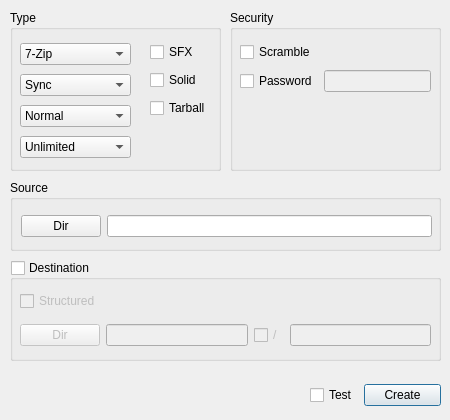
    <widget class="QWidget" name="tabCreate" >
     <attribute name="title" >
      <string>Create</string>
     </attribute>
     <attribute name="icon" >
      <iconset resource="Main.qrc" >:/actions/Images/actions/ark_addfile.png</iconset>
     </attribute>
     <widget class="QGroupBox" name="gbType" >
      <property name="geometry" >
       <rect>
        <x>10</x>
        <y>10</y>
        <width>211</width>
        <height>161</height>
       </rect>
      </property>
      <property name="title" >
       <string>Type</string>
      </property>
      <widget class="QWidget" name="widget_11" >
       <property name="geometry" >
        <rect>
         <x>10</x>
         <y>30</y>
         <width>111</width>
         <height>124</height>
        </rect>
       </property>
       <layout class="QGridLayout" >
        <property name="margin" >
         <number>0</number>
        </property>
        <property name="spacing" >
         <number>6</number>
        </property>
        <item row="0" column="0" >
         <widget class="QComboBox" name="cbAlgorithm" >
          <property name="enabled" >
           <bool>true</bool>
          </property>
          <property name="toolTip" >
           <string>&lt;html>&lt;head>&lt;meta name="qrichtext" content="1" />&lt;/head>&lt;body style=" white-space: pre-wrap; font-family:Sans Serif; font-size:9pt; font-weight:400; font-style:normal; text-decoration:none;">&lt;p style=" margin-top:0px; margin-bottom:0px; margin-left:0px; margin-right:0px; -qt-block-indent:0; text-indent:0px;">Archive format&lt;/p>&lt;/body>&lt;/html></string>
          </property>
          <property name="layoutDirection" >
           <enum>Qt::LeftToRight</enum>
          </property>
          <property name="autoFillBackground" >
           <bool>false</bool>
          </property>
          <property name="currentIndex" >
           <number>0</number>
          </property>
          <property name="maxCount" >
           <number>2147483647</number>
          </property>
          <item>
           <property name="text" >
            <string>7-Zip</string>
           </property>
           <property name="icon" >
            <iconset resource="Main.qrc" >:/mimetypes/Images/mimetypes/7-Zip.png</iconset>
           </property>
          </item>
          <item>
           <property name="text" >
            <string>BZip2</string>
           </property>
           <property name="icon" >
            <iconset resource="Main.qrc" >:/mimetypes/Images/mimetypes/BZip2.png</iconset>
           </property>
          </item>
          <item>
           <property name="text" >
            <string>Zip</string>
           </property>
           <property name="icon" >
            <iconset resource="Main.qrc" >:/mimetypes/Images/mimetypes/Zip.png</iconset>
           </property>
          </item>
          <item>
           <property name="text" >
            <string>GZip</string>
           </property>
           <property name="icon" >
            <iconset resource="Main.qrc" >:/mimetypes/Images/mimetypes/GZip.png</iconset>
           </property>
          </item>
          <item>
           <property name="text" >
            <string>Tar</string>
           </property>
           <property name="icon" >
            <iconset resource="Main.qrc" >:/mimetypes/Images/mimetypes/Tar.png</iconset>
           </property>
          </item>
         </widget>
        </item>
        <item row="1" column="0" >
         <widget class="QComboBox" name="cbMethod" >
          <property name="toolTip" >
           <string>&lt;html>&lt;head>&lt;meta name="qrichtext" content="1" />&lt;/head>&lt;body style=" white-space: pre-wrap; font-family:Sans Serif; font-size:9pt; font-weight:400; font-style:normal; text-decoration:none;">&lt;p style=" margin-top:0px; margin-bottom:0px; margin-left:0px; margin-right:0px; -qt-block-indent:0; text-indent:0px;">Creation method&lt;/p>&lt;/body>&lt;/html></string>
          </property>
          <property name="layoutDirection" >
           <enum>Qt::LeftToRight</enum>
          </property>
          <property name="autoFillBackground" >
           <bool>false</bool>
          </property>
          <property name="currentIndex" >
           <number>1</number>
          </property>
          <property name="maxCount" >
           <number>2147483647</number>
          </property>
          <item>
           <property name="text" >
            <string>Update</string>
           </property>
           <property name="icon" >
            <iconset resource="Main.qrc" >:/actions/Images/actions/1uparrow.png</iconset>
           </property>
          </item>
          <item>
           <property name="text" >
            <string>Sync</string>
           </property>
           <property name="icon" >
            <iconset resource="Main.qrc" >:/actions/Images/actions/1leftarrow.png</iconset>
           </property>
          </item>
          <item>
           <property name="text" >
            <string>Add</string>
           </property>
           <property name="icon" >
            <iconset resource="Main.qrc" >:/actions/Images/actions/edit_add.png</iconset>
           </property>
          </item>
         </widget>
        </item>
        <item row="2" column="0" >
         <widget class="QComboBox" name="cbComp" >
          <property name="toolTip" >
           <string>&lt;html>&lt;head>&lt;meta name="qrichtext" content="1" />&lt;/head>&lt;body style=" white-space: pre-wrap; font-family:Sans Serif; font-size:9pt; font-weight:400; font-style:normal; text-decoration:none;">&lt;p style=" margin-top:0px; margin-bottom:0px; margin-left:0px; margin-right:0px; -qt-block-indent:0; text-indent:0px;">Compression level&lt;/p>&lt;/body>&lt;/html></string>
          </property>
          <property name="layoutDirection" >
           <enum>Qt::LeftToRight</enum>
          </property>
          <property name="autoFillBackground" >
           <bool>false</bool>
          </property>
          <property name="currentIndex" >
           <number>2</number>
          </property>
          <property name="maxCount" >
           <number>2147483647</number>
          </property>
          <item>
           <property name="text" >
            <string>Ultra</string>
           </property>
           <property name="icon" >
            <iconset resource="Main.qrc" >:/actions/Images/actions/2uparrow.png</iconset>
           </property>
          </item>
          <item>
           <property name="text" >
            <string>Maximum</string>
           </property>
           <property name="icon" >
            <iconset resource="Main.qrc" >:/actions/Images/actions/1uparrow.png</iconset>
           </property>
          </item>
          <item>
           <property name="text" >
            <string>Normal</string>
           </property>
           <property name="icon" >
            <iconset resource="Main.qrc" >:/actions/Images/actions/edit_remove.png</iconset>
           </property>
          </item>
          <item>
           <property name="text" >
            <string>Fast</string>
           </property>
           <property name="icon" >
            <iconset resource="Main.qrc" >:/actions/Images/actions/1downarrow.png</iconset>
           </property>
          </item>
          <item>
           <property name="text" >
            <string>Fastest</string>
           </property>
           <property name="icon" >
            <iconset resource="Main.qrc" >:/actions/Images/actions/2downarrow.png</iconset>
           </property>
          </item>
          <item>
           <property name="text" >
            <string>None</string>
           </property>
           <property name="icon" >
            <iconset resource="Main.qrc" >:/actions/Images/actions/fileclose.png</iconset>
           </property>
          </item>
         </widget>
        </item>
        <item row="3" column="0" >
         <widget class="QComboBox" name="cbVolume" >
          <property name="toolTip" >
           <string>&lt;html>&lt;head>&lt;meta name="qrichtext" content="1" />&lt;/head>&lt;body style=" white-space: pre-wrap; font-family:Sans Serif; font-size:9pt; font-weight:400; font-style:normal; text-decoration:none;">&lt;p style=" margin-top:0px; margin-bottom:0px; margin-left:0px; margin-right:0px; -qt-block-indent:0; text-indent:0px;">Volume size&lt;/p>&lt;/body>&lt;/html></string>
          </property>
          <property name="layoutDirection" >
           <enum>Qt::LeftToRight</enum>
          </property>
          <property name="autoFillBackground" >
           <bool>false</bool>
          </property>
          <property name="currentIndex" >
           <number>0</number>
          </property>
          <property name="maxCount" >
           <number>2147483647</number>
          </property>
          <item>
           <property name="text" >
            <string>Unlimited</string>
           </property>
           <property name="icon" >
            <iconset resource="Main.qrc" >:/devices/Images/devices/hdd_unmount.png</iconset>
           </property>
          </item>
          <item>
           <property name="text" >
            <string>DVD</string>
           </property>
           <property name="icon" >
            <iconset resource="Main.qrc" >:/devices/Images/devices/dvd_unmount.png</iconset>
           </property>
          </item>
          <item>
           <property name="text" >
            <string>CD</string>
           </property>
           <property name="icon" >
            <iconset resource="Main.qrc" >:/devices/Images/devices/cdrom_unmount.png</iconset>
           </property>
          </item>
          <item>
           <property name="text" >
            <string>Floppy</string>
           </property>
           <property name="icon" >
            <iconset resource="Main.qrc" >:/devices/Images/devices/3floppy_unmount.png</iconset>
           </property>
          </item>
         </widget>
        </item>
       </layout>
      </widget>
      <widget class="QWidget" name="widget_11" >
       <property name="geometry" >
        <rect>
         <x>140</x>
         <y>30</y>
         <width>69</width>
         <height>80</height>
        </rect>
       </property>
       <layout class="QGridLayout" >
        <property name="margin" >
         <number>0</number>
        </property>
        <property name="spacing" >
         <number>6</number>
        </property>
        <item row="0" column="0" >
         <widget class="QCheckBox" name="cbSFX" >
          <property name="toolTip" >
           <string>&lt;html>&lt;head>&lt;meta name="qrichtext" content="1" />&lt;/head>&lt;body style=" white-space: pre-wrap; font-family:Sans Serif; font-size:9pt; font-weight:400; font-style:normal; text-decoration:none;">&lt;p style=" margin-top:0px; margin-bottom:0px; margin-left:0px; margin-right:0px; -qt-block-indent:0; text-indent:0px;">Self-extracting archive&lt;/p>&lt;/body>&lt;/html></string>
          </property>
          <property name="text" >
           <string>SFX</string>
          </property>
         </widget>
        </item>
        <item row="1" column="0" >
         <widget class="QCheckBox" name="cbSolid" >
          <property name="toolTip" >
           <string>&lt;html>&lt;head>&lt;meta name="qrichtext" content="1" />&lt;/head>&lt;body style=" white-space: pre-wrap; font-family:Sans Serif; font-size:9pt; font-weight:400; font-style:normal; text-decoration:none;">&lt;p style=" margin-top:0px; margin-bottom:0px; margin-left:0px; margin-right:0px; -qt-block-indent:0; text-indent:0px;">Solid (non-updatable) archive&lt;/p>&lt;/body>&lt;/html></string>
          </property>
          <property name="text" >
           <string>Solid</string>
          </property>
         </widget>
        </item>
        <item row="2" column="0" >
         <widget class="QCheckBox" name="cbTarball" >
          <property name="toolTip" >
           <string>&lt;html>&lt;head>&lt;meta name="qrichtext" content="1" />&lt;style type="text/css">
p, li { white-space: pre-wrap; }
&lt;/style>&lt;/head>&lt;body style=" font-family:'Sans Serif'; font-size:9pt; font-weight:400; font-style:normal; text-decoration:none;">
&lt;p style=" margin-top:0px; margin-bottom:0px; margin-left:0px; margin-right:0px; -qt-block-indent:0; text-indent:0px;">Create tarball before archiving&lt;/p>&lt;/body>&lt;/html></string>
          </property>
          <property name="text" >
           <string>Tarball</string>
          </property>
         </widget>
        </item>
       </layout>
      </widget>
     </widget>
     <widget class="QGroupBox" name="gbCSource" >
      <property name="geometry" >
       <rect>
        <x>10</x>
        <y>180</y>
        <width>431</width>
        <height>71</height>
       </rect>
      </property>
      <property name="title" >
       <string>Source</string>
      </property>
      <widget class="QWidget" name="layoutWidget" >
       <property name="geometry" >
        <rect>
         <x>11</x>
         <y>32</y>
         <width>411</width>
         <height>29</height>
        </rect>
       </property>
       <layout class="QGridLayout" >
        <property name="margin" >
         <number>0</number>
        </property>
        <property name="spacing" >
         <number>6</number>
        </property>
        <item row="0" column="0" >
         <widget class="QPushButton" name="pbSDir" >
          <property name="sizePolicy" >
           <sizepolicy>
            <hsizetype>1</hsizetype>
            <vsizetype>0</vsizetype>
            <horstretch>0</horstretch>
            <verstretch>0</verstretch>
           </sizepolicy>
          </property>
          <property name="text" >
           <string>Dir</string>
          </property>
          <property name="icon" >
           <iconset resource="Main.qrc" >:/filesystems/Images/filesystems/folder.png</iconset>
          </property>
         </widget>
        </item>
        <item row="0" column="1" >
         <widget class="QLineEdit" name="leSDir" >
          <property name="toolTip" >
           <string>&lt;html>&lt;head>&lt;meta name="qrichtext" content="1" />&lt;style type="text/css">
p, li { white-space: pre-wrap; }
&lt;/style>&lt;/head>&lt;body style=" font-family:'Sans Serif'; font-size:9pt; font-weight:400; font-style:normal; text-decoration:none;">
&lt;p style=" margin-top:0px; margin-bottom:0px; margin-left:0px; margin-right:0px; -qt-block-indent:0; text-indent:0px;">The source directory&lt;/p>&lt;/body>&lt;/html></string>
          </property>
         </widget>
        </item>
       </layout>
      </widget>
     </widget>
     <widget class="QWidget" name="widget_11" >
      <property name="geometry" >
       <rect>
        <x>310</x>
        <y>380</y>
        <width>131</width>
        <height>31</height>
       </rect>
      </property>
      <layout class="QGridLayout" >
       <property name="margin" >
        <number>0</number>
       </property>
       <property name="spacing" >
        <number>6</number>
       </property>
       <item row="0" column="1" >
        <widget class="QPushButton" name="pbCreate" >
         <property name="text" >
          <string>Create</string>
         </property>
         <property name="icon" >
          <iconset resource="Main.qrc" >:/actions/Images/actions/ark_addfile.png</iconset>
         </property>
         <property name="shortcut" >
          <string>Return</string>
         </property>
         <property name="autoDefault" >
          <bool>true</bool>
         </property>
         <property name="default" >
          <bool>true</bool>
         </property>
        </widget>
       </item>
       <item row="0" column="0" >
        <widget class="QCheckBox" name="cbCTest" >
         <property name="toolTip" >
          <string>&lt;html>&lt;head>&lt;meta name="qrichtext" content="1" />&lt;/head>&lt;body style=" white-space: pre-wrap; font-family:Sans Serif; font-size:9pt; font-weight:400; font-style:normal; text-decoration:none;">&lt;p style=" margin-top:0px; margin-bottom:0px; margin-left:0px; margin-right:0px; -qt-block-indent:0; text-indent:0px;">Test the archive after creation&lt;/p>&lt;/body>&lt;/html></string>
         </property>
         <property name="text" >
          <string>Test</string>
         </property>
         <property name="checked" >
          <bool>false</bool>
         </property>
        </widget>
       </item>
      </layout>
     </widget>
     <widget class="QGroupBox" name="gbCSecurity" >
      <property name="geometry" >
       <rect>
        <x>230</x>
        <y>10</y>
        <width>211</width>
        <height>161</height>
       </rect>
      </property>
      <property name="title" >
       <string>Security</string>
      </property>
      <widget class="QWidget" name="widget_11" >
       <property name="geometry" >
        <rect>
         <x>10</x>
         <y>30</y>
         <width>191</width>
         <height>55</height>
        </rect>
       </property>
       <layout class="QGridLayout" >
        <property name="margin" >
         <number>0</number>
        </property>
        <property name="spacing" >
         <number>6</number>
        </property>
        <item row="1" column="1" >
         <widget class="QLineEdit" name="leCPassword" >
          <property name="enabled" >
           <bool>false</bool>
          </property>
          <property name="toolTip" >
           <string>&lt;html>&lt;head>&lt;meta name="qrichtext" content="1" />&lt;/head>&lt;body style=" white-space: pre-wrap; font-family:Sans Serif; font-size:9pt; font-weight:400; font-style:normal; text-decoration:none;">&lt;p style=" margin-top:0px; margin-bottom:0px; margin-left:0px; margin-right:0px; -qt-block-indent:0; text-indent:0px;">The archive password&lt;/p>&lt;/body>&lt;/html></string>
          </property>
         </widget>
        </item>
        <item row="1" column="0" >
         <widget class="QCheckBox" name="cbCPassword" >
          <property name="text" >
           <string>Password</string>
          </property>
         </widget>
        </item>
        <item row="0" column="0" >
         <widget class="QCheckBox" name="cbScramble" >
          <property name="toolTip" >
           <string>&lt;html>&lt;head>&lt;meta name="qrichtext" content="1" />&lt;/head>&lt;body style=" white-space: pre-wrap; font-family:Sans Serif; font-size:9pt; font-weight:400; font-style:normal; text-decoration:none;">&lt;p style=" margin-top:0px; margin-bottom:0px; margin-left:0px; margin-right:0px; -qt-block-indent:0; text-indent:0px;">Encrypt headers&lt;/p>&lt;/body>&lt;/html></string>
          </property>
          <property name="text" >
           <string>Scramble</string>
          </property>
         </widget>
        </item>
       </layout>
      </widget>
     </widget>
     <widget class="QGroupBox" name="gbCDestination" >
      <property name="geometry" >
       <rect>
        <x>10</x>
        <y>260</y>
        <width>431</width>
        <height>101</height>
       </rect>
      </property>
      <property name="toolTip" >
       <string>&lt;html>&lt;head>&lt;meta name="qrichtext" content="1" />&lt;style type="text/css">
p, li { white-space: pre-wrap; }
&lt;/style>&lt;/head>&lt;body style=" font-family:'Sans Serif'; font-size:9pt; font-weight:400; font-style:normal; text-decoration:none;">
&lt;p style=" margin-top:0px; margin-bottom:0px; margin-left:0px; margin-right:0px; -qt-block-indent:0; text-indent:0px;">Send archive to alternative destination&lt;/p>&lt;/body>&lt;/html></string>
      </property>
      <property name="title" >
       <string>Destination</string>
      </property>
      <property name="checkable" >
       <bool>true</bool>
      </property>
      <property name="checked" >
       <bool>false</bool>
      </property>
      <widget class="QWidget" name="widget_13" >
       <property name="geometry" >
        <rect>
         <x>10</x>
         <y>60</y>
         <width>411</width>
         <height>31</height>
        </rect>
       </property>
       <layout class="QGridLayout" >
        <property name="margin" >
         <number>0</number>
        </property>
        <property name="spacing" >
         <number>6</number>
        </property>
        <item row="0" column="1" >
         <widget class="QLineEdit" name="leCDDir" >
          <property name="toolTip" >
           <string>&lt;html>&lt;head>&lt;meta name="qrichtext" content="1" />&lt;style type="text/css">
p, li { white-space: pre-wrap; }
&lt;/style>&lt;/head>&lt;body style=" font-family:'Sans Serif'; font-size:9pt; font-weight:400; font-style:normal; text-decoration:none;">
&lt;p style=" margin-top:0px; margin-bottom:0px; margin-left:0px; margin-right:0px; -qt-block-indent:0; text-indent:0px;">The destination directory&lt;/p>&lt;/body>&lt;/html></string>
          </property>
         </widget>
        </item>
        <item row="0" column="0" >
         <widget class="QPushButton" name="pbCDDir" >
          <property name="sizePolicy" >
           <sizepolicy>
            <hsizetype>1</hsizetype>
            <vsizetype>0</vsizetype>
            <horstretch>0</horstretch>
            <verstretch>0</verstretch>
           </sizepolicy>
          </property>
          <property name="text" >
           <string>Dir</string>
          </property>
          <property name="icon" >
           <iconset resource="Main.qrc" >:/filesystems/Images/filesystems/folder.png</iconset>
          </property>
         </widget>
        </item>
        <item row="0" column="2" >
         <widget class="QCheckBox" name="cbCName" >
          <property name="mouseTracking" >
           <bool>true</bool>
          </property>
          <property name="text" >
           <string>/</string>
          </property>
         </widget>
        </item>
        <item row="0" column="3" >
         <widget class="QLineEdit" name="leCName" >
          <property name="enabled" >
           <bool>false</bool>
          </property>
          <property name="toolTip" >
           <string>&lt;html>&lt;head>&lt;meta name="qrichtext" content="1" />&lt;/head>&lt;body style=" white-space: pre-wrap; font-family:Sans Serif; font-size:9pt; font-weight:400; font-style:normal; text-decoration:none;">&lt;p style=" margin-top:0px; margin-bottom:0px; margin-left:0px; margin-right:0px; -qt-block-indent:0; text-indent:0px;">The archive name&lt;/p>&lt;/body>&lt;/html></string>
          </property>
         </widget>
        </item>
       </layout>
      </widget>
      <widget class="QCheckBox" name="cbStructured" >
       <property name="geometry" >
        <rect>
         <x>10</x>
         <y>30</y>
         <width>89</width>
         <height>22</height>
        </rect>
       </property>
       <property name="toolTip" >
        <string>&lt;html>&lt;head>&lt;meta name="qrichtext" content="1" />&lt;style type="text/css">
p, li { white-space: pre-wrap; }
&lt;/style>&lt;/head>&lt;body style=" font-family:'Sans Serif'; font-size:9pt; font-weight:400; font-style:normal; text-decoration:none;">
&lt;p style=" margin-top:0px; margin-bottom:0px; margin-left:0px; margin-right:0px; -qt-block-indent:0; text-indent:0px;">Mirror source directory structure at destination&lt;/p>&lt;/body>&lt;/html></string>
       </property>
       <property name="text" >
        <string>Structured</string>
       </property>
      </widget>
     </widget>
    </widget>
